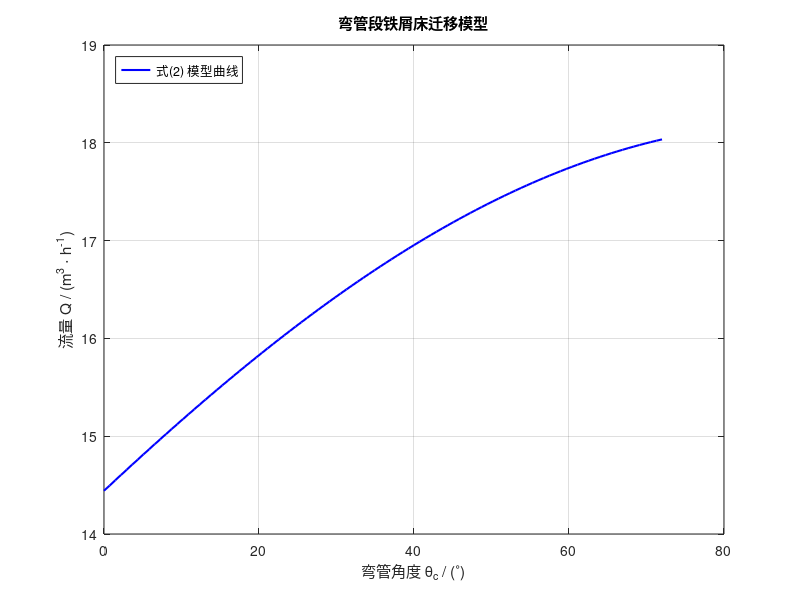

The MATLAB script that drew this image:
%% 弯管段铁屑床迁移模型曲线（对应正文式 Q^2(theta_c) = A + B*sin(theta_c)）
% 用途：复现正文报告的模型曲线、基准启动流量及其 95% 置信区间端点；
%      实验标定点（20 个）待补充后叠加显示。
clear; clc; close all;

A = 208.57;          % 基线项，(m^3/h)^2
B = 122.69;          % 重力切向分量系数，(m^3/h)^2
Aci = [202.43, 216.75];   % A 的 Bootstrap 95% 置信区间
Bci = [107.72, 134.89];   % B 的 Bootstrap 95% 置信区间

theta = linspace(0, 72, 100);                     % 弯管角度 theta_c，(度)
q = sqrt(A + B*sin(theta*pi/180));                % 流量 Q，(m^3/h)，由 Q^2 = A + B*sin(theta_c) 反解

% TODO(待补)：读入 20 个标定实验点并叠加散点与误差棒
% theta_exp = [...]；
% q_exp     = [...]；
% plot(theta_exp, q_exp, 'ko', 'MarkerFaceColor', 'w', 'LineWidth', 1.0);

fprintf('模型基准启动流量 Q0 = %.2f m^3/h（95%% 区间 %.2f-%.2f m^3/h）\n', ...
    sqrt(A), sqrt(Aci(1)), sqrt(Aci(2)));

figure('Color', 'w');
plot(theta, q, 'b-', 'LineWidth', 1.5);
grid on; box on;
xlabel('弯管角度 \theta_c / (^\circ)');
ylabel('流量 Q / (m^3 \cdot h^{-1})');
title('弯管段铁屑床迁移模型');
legend('式(2) 模型曲线', 'Location', 'northwest');

% 注意：导出文件名与正文实验标定图区分，避免覆盖 bed-position-VS-flow-rate-inclined-section.png
exportgraphics(gcf, 'bend-migration-model-curve.png', 'Resolution', 300);
